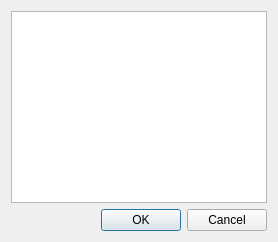
<?xml version="1.0" encoding="UTF-8"?>
<ui version="4.0">
 <class>DictListEdit</class>
 <widget class="QDialog" name="DictListEdit">
  <property name="windowTitle">
   <string>Edit dictionary</string>
  </property>
  <layout class="QVBoxLayout" name="verticalLayout">
   <item>
    <widget class="QListWidget" name="listWidget"/>
   </item>
   <item>
    <widget class="QDialogButtonBox" name="buttonBox">
     <property name="orientation">
      <enum>Qt::Horizontal</enum>
     </property>
     <property name="standardButtons">
      <set>QDialogButtonBox::Cancel|QDialogButtonBox::Ok</set>
     </property>
    </widget>
   </item>
  </layout>
 </widget>
 <resources/>
 <connections>
  <connection>
   <sender>buttonBox</sender>
   <signal>accepted()</signal>
   <receiver>DictListEdit</receiver>
   <slot>accept()</slot>
   <hints>
    <hint type="sourcelabel">
     <x>248</x>
     <y>254</y>
    </hint>
    <hint type="destinationlabel">
     <x>157</x>
     <y>274</y>
    </hint>
   </hints>
  </connection>
  <connection>
   <sender>buttonBox</sender>
   <signal>rejected()</signal>
   <receiver>DictListEdit</receiver>
   <slot>reject()</slot>
   <hints>
    <hint type="sourcelabel">
     <x>316</x>
     <y>260</y>
    </hint>
    <hint type="destinationlabel">
     <x>286</x>
     <y>274</y>
    </hint>
   </hints>
  </connection>
 </connections>
</ui>
